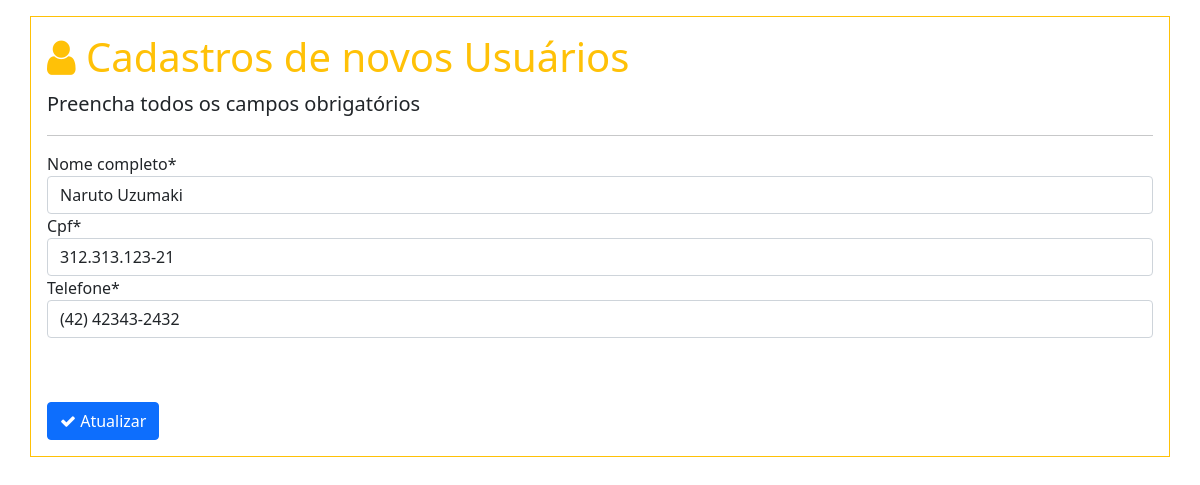
/atualizar-dados/ (signed in), run on an earlier commit of the app's database.
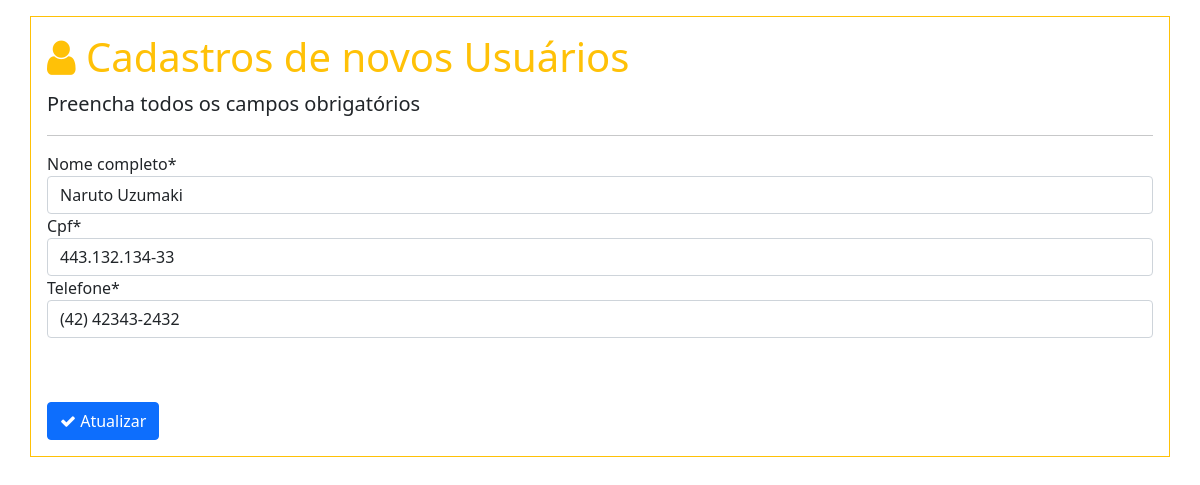
And on a later commit of the database.
### usuarios/models.py (models this page shows, shortened)
class Perfil(models.Model):
    nome_completo = models.CharField(max_length=100, null=True)
    cpf = models.CharField(max_length=14, null=True)
    telefone = models.CharField(max_length=16, null=True)
    usuario = OneToOneField(User, on_delete=models.CASCADE)

### usuarios/views.py (the view)
# urls.py: path('atualizar-dados/', PerfilUpdate.as_view(), name='atualizar-dados'),
class PerfilUpdate(UpdateView):
    template_name = "aplicacao/form.html"
    model = Perfil
    fields = ['nome_completo','cpf','telefone']
    success_url = reverse_lazy('indexadmin')
    def get_object(self,queryset=None):
        self.object = get_object_or_404(Perfil, usuario=self.request.user)
        return self.object
    def get_context_data(self,*args,**kwargs):
        context = super().get_context_data(*args,**kwargs)
        context['tituloP']= "Cadastros"
        context['iconetitulo'] = '<i class="fa fa-user" aria-hidden="true"></i>'
        context['titulo'] = "Cadastros de novos Usuários"
        context['icon']= '<i class="fa fa-check" aria-hidden="true"></i>'
        context['cadastrar'] = 'Atualizar'
        return context

### aplicacao/templates/aplicacao/form.html (shortened to what this page needs)
{% extends 'paginas/base.html' %}
{% load static %}
{% load crispy_forms_tags%}
{% block conteudo %}
<div class="container p-3 my-3 border border-warning">
    <h1 class="text-warning">{% autoescape off %} {{iconetitulo}} {{titulo}}{% endautoescape %}</h1>
    <p class="lead">Preencha todos os campos obrigatórios</p>
    <hr>
    <form action="" method="POST">
        {{ form|crispy }}
        <br>
        <br>
        <button type="submit" class="btn btn-primary mt-3">{% autoescape off %}{{icon}} {{cadastrar}} {%endautoescape%}</button>
    </form>
</div>
{% endblock %}

What changed in the data, as far as the page shows it:
changed Perfil "Naruto Uzumaki": cpf "312.313.123-21" → "443.132.134-33"
